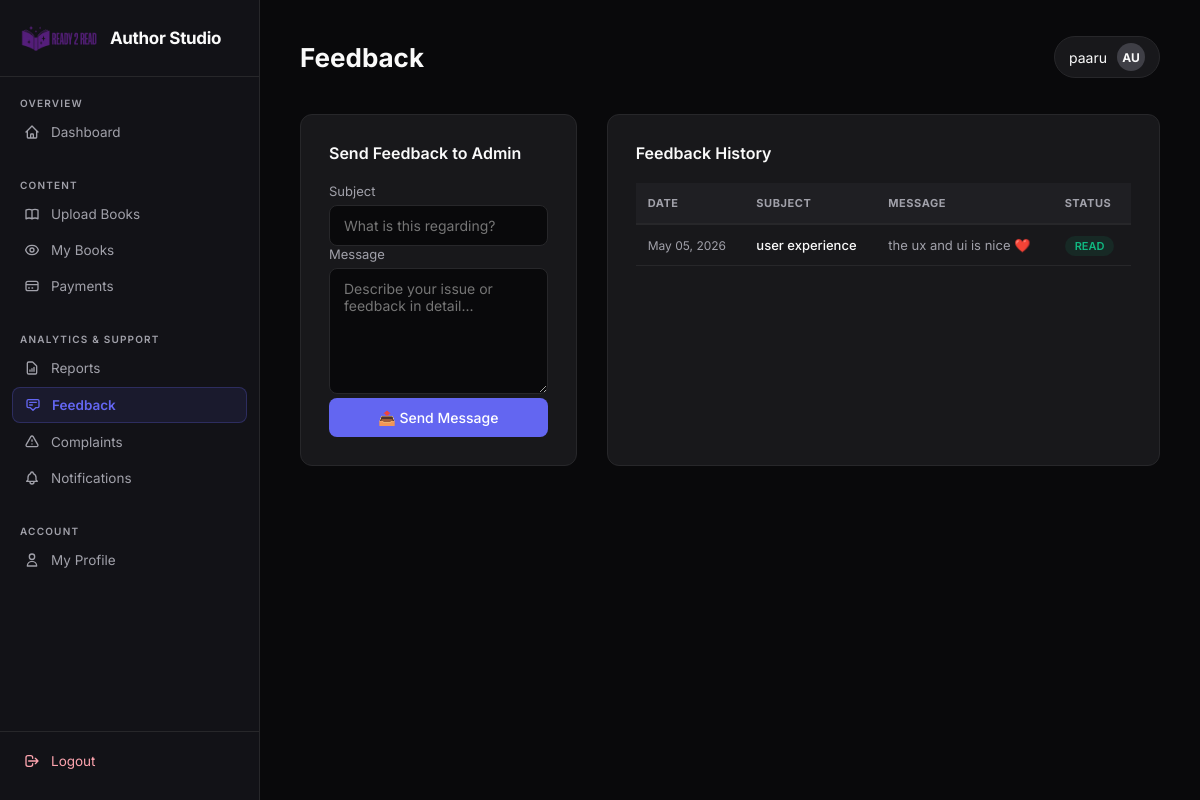
Screenshot of /author/feedback.php (signed in) with the database file from the repository.
### tables this page shows
CREATE TABLE IF NOT EXISTS `feedback` (
  `feedid` int NOT NULL AUTO_INCREMENT,
  `sender_id` int NOT NULL,
  `sender_type` varchar(10) NOT NULL DEFAULT 'reader',
  `subject` varchar(100) NOT NULL,
  `message` text NOT NULL,
  `feedback_date` datetime NOT NULL,
  `status` int NOT NULL DEFAULT '1',
  PRIMARY KEY (`feedid`)
);

### classes/DataAccess.class.php (called while the page is built, shortened)
<?php
class DataAccess
{
	private $_con,$_query,$_errors;
	public function __construct()
	{
		if(!$this->_con=mysqli_connect(DB_HOST,DB_USER,DB_PASSWORD,DB_NAME))
		{
			die("connection Error");
		}
	}
	public function query($query)
	{
		if(isset($query))
		{
			$query = trim($query);
			$words=explode(' ',$query);
			$this->_query=$query;
			$res=mysqli_query($this->_con,$this->_query);
			if($words[0]=='select' || $words[0]=='Select' || $words[0]=='SELECT')
			{
				if(mysqli_num_rows($res))
				{
					$dataArr=array();
					while($row=mysqli_fetch_assoc($res))
					{
						$dataArr[] = $row;
					}
					return $dataArr;
				}
				else
				{
					return false;
				}
			}
		}
	}
}
?>

### author/feedback.php (the view, shortened to what this page needs)
<?php
$authid = $_SESSION['authid'];
$dao = new DataAccess();
include("header.php");
?>
<div style="display:grid; grid-template-columns: 1fr 2fr; gap: 30px;">
    <div class="glass-card" style="height:fit-content;">
        <h2 style="font-size:16px;font-weight:600;margin-bottom:20px;">Send Feedback to Admin</h2>
        <form action="" method="POST">
            <div class="field-group">
                <label class="input-label">Subject</label>
                <input type="text" name="subject" class="form-control" placeholder="What is this regarding?" required>
            </div>
            <div class="field-group">
                <label class="input-label">Message</label>
                <textarea name="message" class="form-control" rows="6" placeholder="Describe your issue or feedback in detail..." required></textarea>
            </div>
            <button type="submit" name="btn_send" class="btn btn-full">📤 Send Message</button>
        </form>
    </div>
    <div class="glass-card">
        <h2 style="font-size:16px;font-weight:600;margin-bottom:20px;">Feedback History</h2>
        <div class="table-wrap">
            <table>
                <thead>
                    <tr>
                        <th>Date</th>
                        <th>Subject</th>
                        <th>Message</th>
                        <th>Status</th>
                    </tr>
                </thead>
                <tbody>
                <?php
                $history = $dao->query("SELECT * FROM feedback WHERE sender_id=$authid AND sender_type='author' ORDER BY feedback_date DESC");
                if (!empty($history)):
                    foreach ($history as $h):
                ?>
                <tr>
                    <td style="color:var(--text-muted);font-size:12px;white-space:nowrap;"><?= date('M d, Y', strtotime($h['feedback_date'])) ?></td>
                    <td style="font-weight:500;"><?= htmlspecialchars($h['subject']) ?></td>
                    <td style="color:var(--text-muted);font-size:13px;max-width:250px;white-space:nowrap;overflow:hidden;text-overflow:ellipsis;">
                        <?= htmlspecialchars($h['message']) ?>
                    </td>
                    <td>
                        <?php if ($h['status'] == 1): ?>
                            <span class="badge badge-paid">Unread</span>
                        <?php elseif ($h['status'] == 2): ?>
                            <span class="badge badge-free">Read</span>
                        <?php else: ?>
                            <span class="badge badge-open">Archived</span>
                        <?php endif; ?>
                    </td>
                </tr>
                <?php endforeach; else: ?>
                <tr><td colspan="4" style="padding:30px;text-align:center;color:var(--text-muted);">No feedback history.</td></tr>
                <?php endif; ?>
                </tbody>
            </table>
        </div>
    </div>
</div>
<?php include("footer.php"); ?>

### author/header.php (style rules this page uses)
:root { --bg: #09090b; --sidebar: #121217; --card: #18181b; --accent: #6366f1; --accent-glow: rgba(99, 102, 241, 0.4); --accent-soft: rgba(99, 102, 241, 0.1); --border: #27272a; --text-main: #fafafa; --text-muted: #a1a1aa; --input-bg: #09090b; }
* { margin:0; padding:0; box-sizing:border-box; font-family:'Inter',sans-serif; }
body { background-color: var(--bg); color: var(--text-main); min-height: 100vh; display: flex; }
.form-control { width:100%; padding:11px 14px; background: var(--input-bg); border:1px solid var(--border); border-radius:8px; color:var(--text-main); font-size:14px; transition:border-color 0.2s; }
label { display:block; font-size:13px; color:var(--text-muted); margin-bottom:6px; }
.btn { display:inline-flex; align-items:center; justify-content:center; padding:11px 22px; background:var(--accent); border:none; color:white; border-radius:8px; cursor:pointer; font-size:14px; font-weight:500; transition:all 0.2s; text-decoration:none; }
.btn-full { width:100%; }
.glass-card { background:var(--card); border:1px solid var(--border); padding:28px; border-radius:12px; margin-bottom:28px; }
table { width:100%; border-collapse:collapse; font-size:13px; color:var(--text-main); }
th { background:#1f1f23; color:var(--text-muted); padding:13px 12px; text-align:left; font-size:11px; text-transform:uppercase; letter-spacing:0.05em; border-bottom:2px solid var(--border); white-space:nowrap; }
td { padding:12px; border-bottom:1px solid var(--border); vertical-align:middle; }
.badge { padding:3px 10px; border-radius:20px; font-size:11px; font-weight:600; text-transform:uppercase; }
.badge-free { background:rgba(16,185,129,0.1); color:#10b981; }

### rows the page displays
feedback: feedback_date "May 05, 2026", subject "user experience", message "the ux and ui is nice ❤️", status "READ"

### other values shown
$titles[$currentPage] "Feedback"
$_SESSION['authname'] "paaru"
